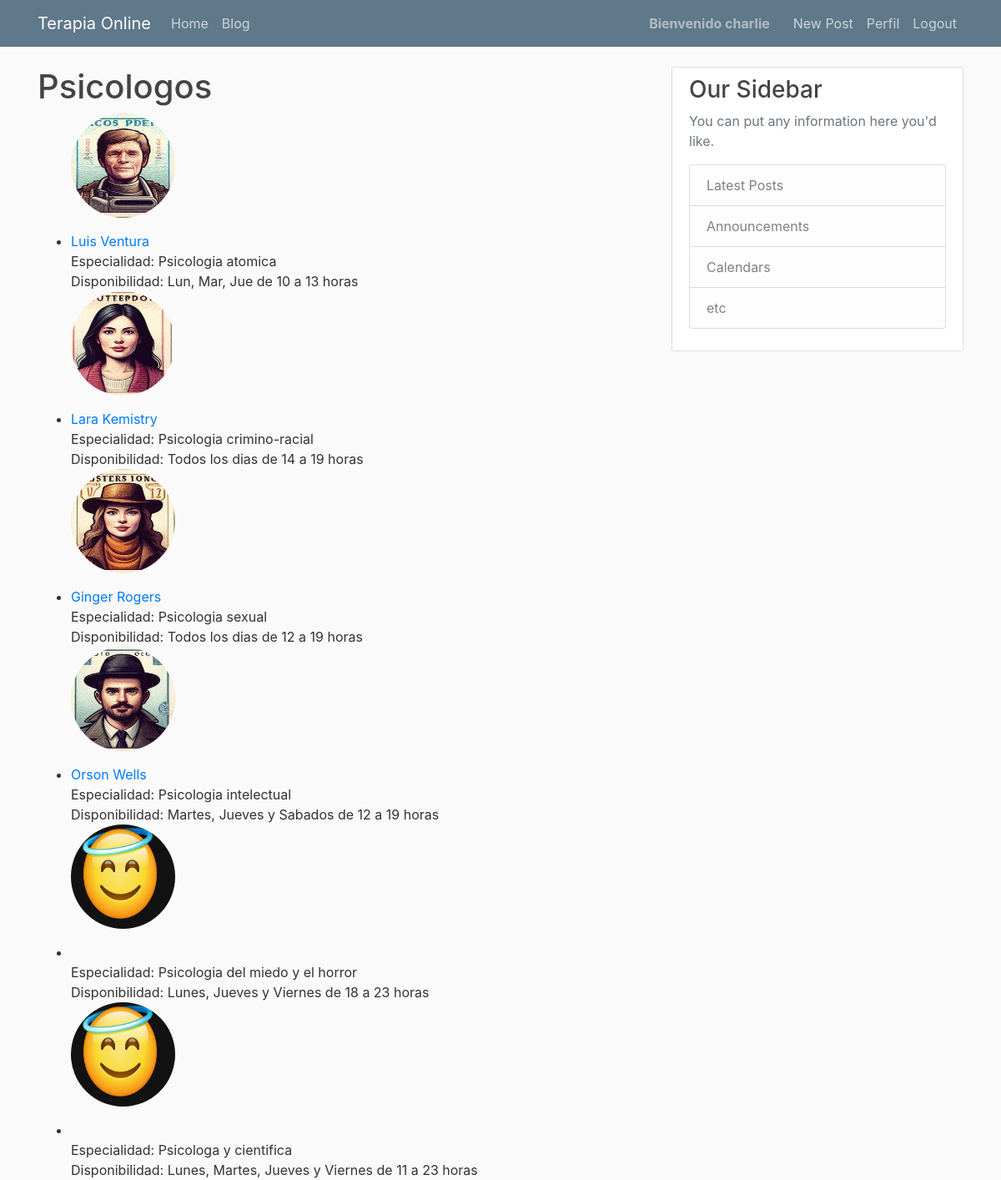
/therapists/ (signed in), run on the app's committed database.
### therapists/models.py (models this page shows, shortened)
class Therapist(models.Model):
    user = models.OneToOneField(User, on_delete=models.CASCADE)
    bio = models.TextField()
    speciality = models.CharField(max_length=100)
    availability = models.CharField(max_length=100)
    license_number = models.CharField(max_length=50, null=True, unique=True, blank=True)

### users/models.py (models this page shows, shortened)
class Profile(models.Model):
    user = models.OneToOneField(User, on_delete=models.CASCADE) #Delete profile when user is deleted.
    image = models.ImageField(default='default.jpg', upload_to='profile_pics')

### therapists/views.py (the view)
# urls.py: path('therapists/', views.therapist_list, name='therapist_list'),
def therapist_list(request):
    therapists = Therapist.objects.all()
    return render(request, 'therapists/therapist_list.html', {'terapeutas':therapists})

### therapists/templates/therapists/therapist_list.html
{% extends "main/base.html" %}
{% block contenido %}
    <h1>Psicologos</h1>
    <ul>
        {% for i in terapeutas %}
            <img class='rounded-circle account-img'src="{{ i.user.profile.image.url }}" alt="">
            <li><a href="{% url 'therapists:therapist_detail' i.id %}">{{ i.user.first_name }} {{ i.user.last_name }}</a>
                <br>Especialidad: {{ i.speciality }}
                <br> Disponibilidad: {{ i.availability}}
            </li>
        {% endfor %}
    </ul>
{% endblock contenido %}

### main/templates/main/base.html (shortened to what this page needs)
{% load static %}
<!DOCTYPE html>
<html lang="en">
<head>
    <link rel="stylesheet" href="https://cdn.jsdelivr.net/npm/bootstrap@4.6.2/dist/css/bootstrap.min.css">
    <link rel="stylesheet" type="text/css" href="{% static 'main/main.css' %}">
</head>
<body>
    <header class="site-header">
        <nav class="navbar navbar-expand-lg navbar-dark bg-steel fixed-top">
            <div class="container">
                <a class="navbar-brand mr4" href="{% url 'main:casa' %}">Terapia Online</a>
                <div class="collapse navbar-collapse" id="navbarToggle">
                    <div class="navbar-nav mr-auto">
                        <a class="nav-link" href="{% url 'main:casa' %}">Home</a>
                        <a class="nav-link" href="{% url 'blog:post-list' %}">Blog</a>
                    </div>
                    <div class="navbar-nav">
                        {% if user.is_authenticated %}
                            <span class="navbar-text usuario">Bienvenido {{user.username}}</span>
                            <a class="nav-link" href="{% url 'blog:post-nuevo' %}">New Post</a>
                            <a class="nav-link" href="{% url 'users:perfil' %}">Perfil</a>
                            <a class="nav-link" href="{% url 'users:logout' %}">Logout</a>
                        {% else %}
                            <a class="nav-link" href="{% url 'users:login' %}">Login</a>
                            <a class="nav-link" href="{% url 'users:registro' %}">Registrarse</a>
                        {% endif %}
                    </div>
                </div>
            </div>
        </nav>
    </header>
    <main class="container">
        <div class="row">
            <div class="col-md-8">
                {% block contenido %}{% endblock %}
            </div>
            <div class="col-md-4">
                <div class="content-section">
                    <h3>Our Sidebar</h3>
                    <p class='text-muted'>You can put any information here you'd like.
                    <ul class="list-group">
                        <li class="list-group-item list-group-item-light">Latest Posts</li>
                        <li class="list-group-item list-group-item-light">Announcements</li>
                        <li class="list-group-item list-group-item-light">Calendars</li>
                        <li class="list-group-item list-group-item-light">etc</li>
                    </ul>
                    </p>
                </div>
            </div>
        </div>
    </main>
</body>
</html>

### main/static/main/main.css (style rules this page uses)
body { background: #fafafa; color: #333333; margin-top: 5rem; }
h1, h2, h3, h4, h5, h6 { color: #444444; }
ul { margin: 0; }
.bg-steel { background-color: #5f788a; }
.site-header .navbar-nav .nav-link { color: #cbd5db; }
.content-section { background: #ffffff; padding: 10px 20px; border: 1px solid #dddddd; border-radius: 3px; margin-bottom: 20px; }
.account-img { height: 125px; width: 125px; margin-right: 20px; margin-bottom: 16px; }
.usuario { margin-right: 20px; font-weight: bold; }

### data on the page
Therapist: user.profile.image (picture), user.first_name "Luis", user.last_name "Ventura", speciality "Psicologia atomica", availability "Lun, Mar, Jue de 10 a 13 horas"
Therapist: user.profile.image (picture), user.first_name "Lara", user.last_name "Kemistry", speciality "Psicologia crimino-racial", availability "Todos los dias de 14 a 19 horas"
Therapist: user.profile.image (picture), user.first_name "Ginger", user.last_name "Rogers", speciality "Psicologia sexual", availability "Todos los dias de 12 a 19 horas"
Therapist: user.profile.image (picture), user.first_name "Orson", user.last_name "Wells", speciality "Psicologia intelectual", availability "Martes, Jueves y Sabados de 12 a 19 horas"
Therapist: user.profile.image (placeholder picture), speciality "Psicologia del miedo y el horror", availability "Lunes, Jueves y Viernes de 18 a 23 horas"
Therapist: user.profile.image (placeholder picture), speciality "Psicologa y cientifica", availability "Lunes, Martes, Jueves y Viernes de 11 a 23 horas"

### other printed values
{{ user.username }} "charlie"
